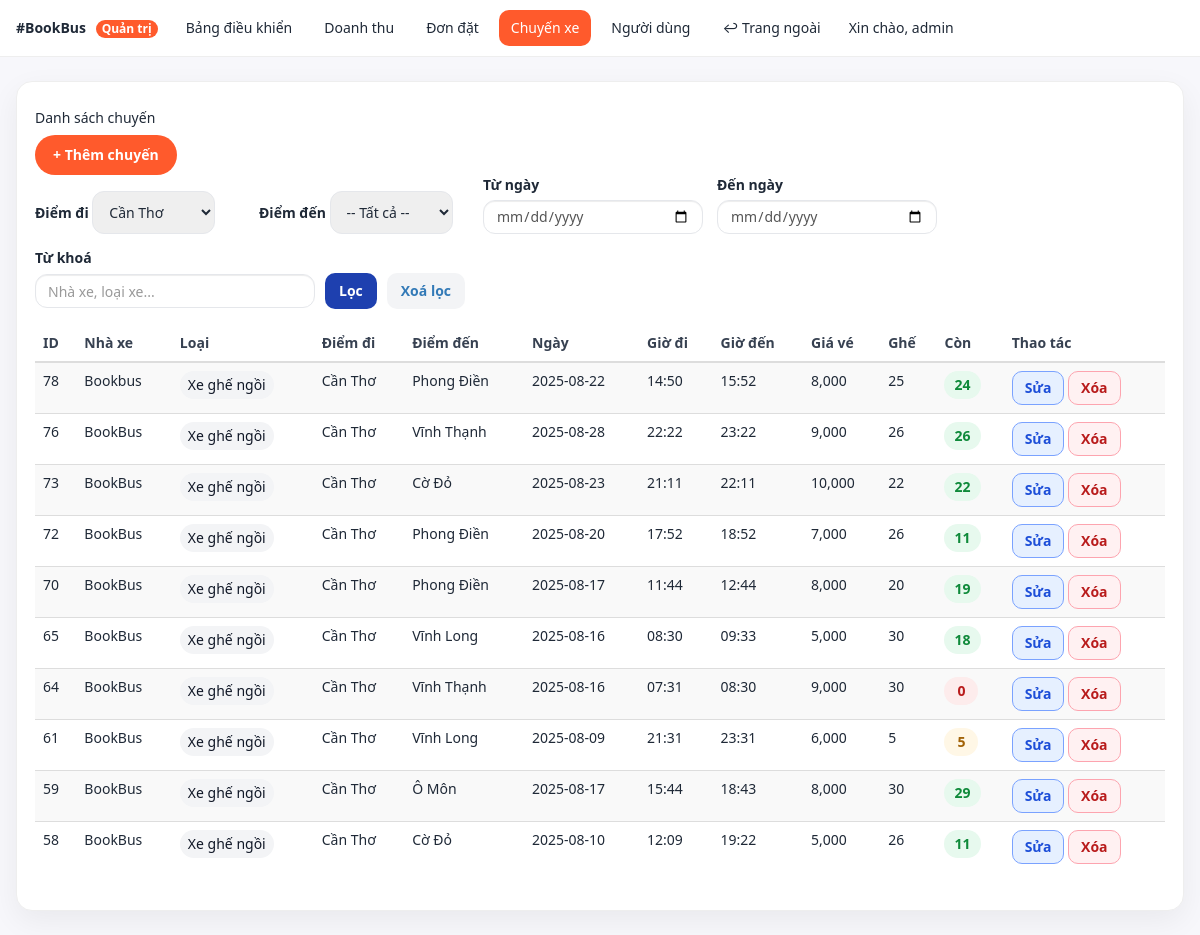
The page /admin/trips.php?diem_di=Cần Thơ (signed in) on the database its author committed.
### tables this page shows
CREATE TABLE chuyenxe (
        id INTEGER PRIMARY KEY AUTOINCREMENT,
        ten_nhaxe TEXT NOT NULL,
        loai_xe TEXT NOT NULL,
        diem_di TEXT NOT NULL,
        diem_den TEXT NOT NULL,
        ngay_di DATE NOT NULL,
        gio_di TIME NOT NULL,
        gio_den TIME NOT NULL,
        gia_ve INTEGER NOT NULL,
        so_ghe INTEGER NOT NULL,
        so_ghe_con INTEGER NOT NULL
    );

### admin/trips.php (the view, shortened to what this page needs)
<?php
require_once __DIR__ . "/_layout_top.php";
require_once __DIR__ . "/../libs/db_chuyenxe.php";
$LOCATIONS = ["Cần Thơ","Phong Điền","Ô Môn","Vĩnh Long","Kinh Cùng","Cái Tắc","Thốt Nốt","Cờ Đỏ","Vĩnh Thạnh","Bình Tân"];
$diem_di  = trim($_GET['diem_di']  ?? '');
$tu_ngay  = trim($_GET['tu_ngay']  ?? '');
$den_ngay = trim($_GET['den_ngay'] ?? '');
$q        = trim($_GET['q'] ?? '');
$perPage  = 10;
$where = [];
$params = [];
if ($diem_di !== '') { $where[] = "diem_di = :diem_di"; $params[':diem_di'] = $diem_di; }
$whereSql = $where ? ("WHERE ".implode(" AND ", $where)) : "";
$page = max(1, (int)($_GET['p'] ?? 1));
$offset = ($page - 1) * $perPage;
$sql = "SELECT id,ten_nhaxe,loai_xe,diem_di,diem_den,ngay_di,gio_di,gio_den,gia_ve,so_ghe,so_ghe_con
        FROM chuyenxe $whereSql
        ORDER BY id DESC
        LIMIT :limit OFFSET :offset";
$st = $pdo->prepare($sql);
foreach ($params as $k=>$v) $st->bindValue($k, $v);
$st->bindValue(':limit', $perPage, PDO::PARAM_INT);
$st->bindValue(':offset', $offset, PDO::PARAM_INT);
$st->execute();
$rows = $st->fetchAll(PDO::FETCH_ASSOC);
function seat_pill_class($left){
  if ($left <= 0) return "pill pill-red";
  if ($left <= 10) return "pill pill-amber";
  return "pill pill-green";
}
function h($s){ return htmlspecialchars($s, ENT_QUOTES, 'UTF-8'); }
function keep($extra = []){
  $base = [
    'diem_di' => $_GET['diem_di'] ?? '',
    'diem_den' => $_GET['diem_den'] ?? '',
    'tu_ngay' => $_GET['tu_ngay'] ?? '',
    'den_ngay' => $_GET['den_ngay'] ?? '',
    'q' => $_GET['q'] ?? '',
  ];
  foreach($extra as $k=>$v) $base[$k] = $v;
  return http_build_query($base);
}
?>
<div class="cardx">
  <div class="d-flex justify-content-between align-items-center mb-3">
    <h5 class="m-0">Danh sách chuyến</h5>
    <a href="trips_edit.php" class="btn btn-brand">+ Thêm chuyến</a>
  </div>
  <form method="get" class="filterbar">
    <div class="group">
      <label class="form-label">Điểm đi</label>
      <select class="form-select" name="diem_di">
        <?php foreach($LOCATIONS as $l): ?>
          <option value="<?=h($l)?>" <?=$diem_di===$l?'selected':''?>><?=h($l)?></option>
        <?php endforeach; ?>
      </select>
    </div>
    <div class="group">
      <label class="form-label">Điểm đến</label>
      <select class="form-select" name="diem_den">
        <option value="">-- Tất cả --</option>
      </select>
    </div>
    <div class="group g-date">
      <label class="form-label">Từ ngày</label>
      <input type="date" class="form-control" name="tu_ngay" value="<?=h($tu_ngay)?>">
    </div>
    <div class="group g-date">
      <label class="form-label">Đến ngày</label>
      <input type="date" class="form-control" name="den_ngay" value="<?=h($den_ngay)?>">
    </div>
    <div class="group g-search">
      <label class="form-label">Từ khoá</label>
      <div class="search-row">
        <input type="text" class="form-control" name="q" placeholder="Nhà xe, loại xe..." value="<?=h($q)?>">
        <button class="btn-primary" type="submit">Lọc</button>
        <a class="btn-secondary" href="trips.php">Xoá lọc</a>
      </div>
    </div>
  </form>
  <div class="table-responsive">
  <table class="table align-middle table-striped">
    <thead>
      <tr>
        <th>ID</th>
        <th>Nhà xe</th>
        <th>Loại</th>
        <th>Điểm đi</th>
        <th>Điểm đến</th>
        <th>Ngày</th>
        <th>Giờ đi</th>
        <th>Giờ đến</th>
        <th>Giá vé</th>
        <th>Ghế</th>
        <th>Còn</th>
        <th>Thao tác</th>
      </tr>
    </thead>
    <tbody>
      <?php foreach($rows as $r): ?>
      <tr>
        <td><?=$r['id']?></td>
        <td><?=h($r['ten_nhaxe'])?></td>
        <td><span class="badge-type"><?=h($r['loai_xe'])?></span></td>
        <td><?=h($r['diem_di'])?></td>
        <td><?=h($r['diem_den'])?></td>
        <td><?=h($r['ngay_di'])?></td>
        <td><?=h($r['gio_di'])?></td>
        <td><?=h($r['gio_den'])?></td>
        <td><?=number_format((int)$r['gia_ve'])?></td>
        <td><?=$r['so_ghe']?></td>
        <td><span class="<?=seat_pill_class((int)$r['so_ghe_con'])?>"><?=$r['so_ghe_con']?></span></td>
        <td class="d-flex gap-2">
          <a class="btn-chip edit" href="trips_edit.php?id=<?=$r['id']?>">Sửa</a>
          <form id="del-<?=$r['id']?>" method="post" action="trips_delete.php?<?=keep(['p'=>$page])?>" style="display:inline-block;margin:0;">
            <button type="button" class="btn-chip delete js-del" data-id="<?=$r['id']?>">Xóa</button>
          </form>
        </td>
      </tr>
      <?php endforeach; ?>
    </tbody>
  </table>
  </div>
</div>
<?php require_once __DIR__ . "/_layout_bottom.php"; ?>

### admin/assets/admin.css (style rules this page uses)
:root { --brand:#ff5a2c;--brand-ink:#1f2937;--muted:#6b7280;--bg:#f7f7fb;--card:#fff;--ring:rgba(255,90,44,.35) }
.admin-body { background:var(--bg);color:var(--brand-ink);font-family:system-ui,-apple-system,Segoe UI,Roboto,Helvetica,Arial,sans-serif }
.cardx { background:var(--card);border-radius:16px;box-shadow:0 10px 30px rgba(0,0,0,.06);border:1px solid #eee;padding:18px }
.form-control,.form-select { border-radius:12px;border:1px solid #e5e7eb;padding:10px 12px }
.btn-brand { background:var(--brand);color:#fff;border:none;border-radius:999px;padding:10px 18px;font-weight:600 }

### admin/trips.php (style rules this page uses)
.pill { display:inline-flex;align-items:center;justify-content:center; min-width:34px;height:28px;padding:0 10px;border-radius:999px;font-weight:700;font-size:14px }
.pill-green { background:#e7f9ee;color:#0f8a3a }
.pill-amber { background:#fff7e6;color:#a16207 }
.pill-red { background:#fdecec;color:#b91c1c }
.btn-chip { display:inline-block;padding:6px 12px;border-radius:10px;font-weight:600; text-decoration:none;border:1px solid transparent;cursor:pointer }
.btn-chip.edit { background:#e6f0ff;border-color:#7aa2ff;color:#1d4ed8 }
.btn-chip.delete { background:#fff1f2;border-color:#fda4af;color:#b91c1c }
.table thead th { font-weight:700;color:#374151 }
.badge-type { display:inline-block;padding:4px 8px;border-radius:999px;background:#f3f4f6;color:#111827 }
.filterbar { display:flex;flex-wrap:wrap;gap:14px;align-items:flex-end;margin-bottom:16px }
.filterbar .group { min-width:210px }
.filterbar .group.g-date { width:220px }
.filterbar .group.g-search { flex:0 0 auto }
.filterbar .group.g-search .search-row { display:flex;gap:10px;align-items:center }
.filterbar .group.g-search .search-row input { width:280px }
.filterbar .btn-primary { background:#1e40af;border:none;color:#fff;border-radius:10px;padding:8px 14px;font-weight:700 }
.filterbar .btn-secondary { background:#f3f4f6;border:none;border-radius:10px;padding:8px 14px;font-weight:600 }

### rows shown on the page
chuyenxe: id "78", ten_nhaxe "Bookbus", loai_xe "Xe ghế ngồi", diem_di "Cần Thơ", diem_den "Phong Điền", ngay_di "2025-08-22", gio_di "14:50", gio_den "15:52", gia_ve "8,000", so_ghe "25", so_ghe_con "24"
chuyenxe: id "76", ten_nhaxe "BookBus", loai_xe "Xe ghế ngồi", diem_di "Cần Thơ", diem_den "Vĩnh Thạnh", ngay_di "2025-08-28", gio_di "22:22", gio_den "23:22", gia_ve "9,000", so_ghe "26", so_ghe_con "26"
chuyenxe: id "73", ten_nhaxe "BookBus", loai_xe "Xe ghế ngồi", diem_di "Cần Thơ", diem_den "Cờ Đỏ", ngay_di "2025-08-23", gio_di "21:11", gio_den "22:11", gia_ve "10,000", so_ghe "22", so_ghe_con "22"
chuyenxe: id "72", ten_nhaxe "BookBus", loai_xe "Xe ghế ngồi", diem_di "Cần Thơ", diem_den "Phong Điền", ngay_di "2025-08-20", gio_di "17:52", gio_den "18:52", gia_ve "7,000", so_ghe "26", so_ghe_con "11"
chuyenxe: id "70", ten_nhaxe "BookBus", loai_xe "Xe ghế ngồi", diem_di "Cần Thơ", diem_den "Phong Điền", ngay_di "2025-08-17", gio_di "11:44", gio_den "12:44", gia_ve "8,000", so_ghe "20", so_ghe_con "19"
chuyenxe: id "65", ten_nhaxe "BookBus", loai_xe "Xe ghế ngồi", diem_di "Cần Thơ", diem_den "Vĩnh Long", ngay_di "2025-08-16", gio_di "08:30", gio_den "09:33", gia_ve "5,000", so_ghe "30", so_ghe_con "18"
chuyenxe: id "64", ten_nhaxe "BookBus", loai_xe "Xe ghế ngồi", diem_di "Cần Thơ", diem_den "Vĩnh Thạnh", ngay_di "2025-08-16", gio_di "07:31", gio_den "08:30", gia_ve "9,000", so_ghe "30", so_ghe_con "0"
chuyenxe: id "61", ten_nhaxe "BookBus", loai_xe "Xe ghế ngồi", diem_di "Cần Thơ", diem_den "Vĩnh Long", ngay_di "2025-08-09", gio_di "21:31", gio_den "23:31", gia_ve "6,000", so_ghe "5", so_ghe_con "5"
chuyenxe: id "59", ten_nhaxe "BookBus", loai_xe "Xe ghế ngồi", diem_di "Cần Thơ", diem_den "Ô Môn", ngay_di "2025-08-17", gio_di "15:44", gio_den "18:43", gia_ve "8,000", so_ghe "30", so_ghe_con "29"
chuyenxe: id "58", ten_nhaxe "BookBus", loai_xe "Xe ghế ngồi", diem_di "Cần Thơ", diem_den "Cờ Đỏ", ngay_di "2025-08-10", gio_di "12:09", gio_den "19:22", gia_ve "5,000", so_ghe "26", so_ghe_con "11"

### other values the page prints
$_SESSION['user']['username'] "admin"
form field diem_di "Cần Thơ"
